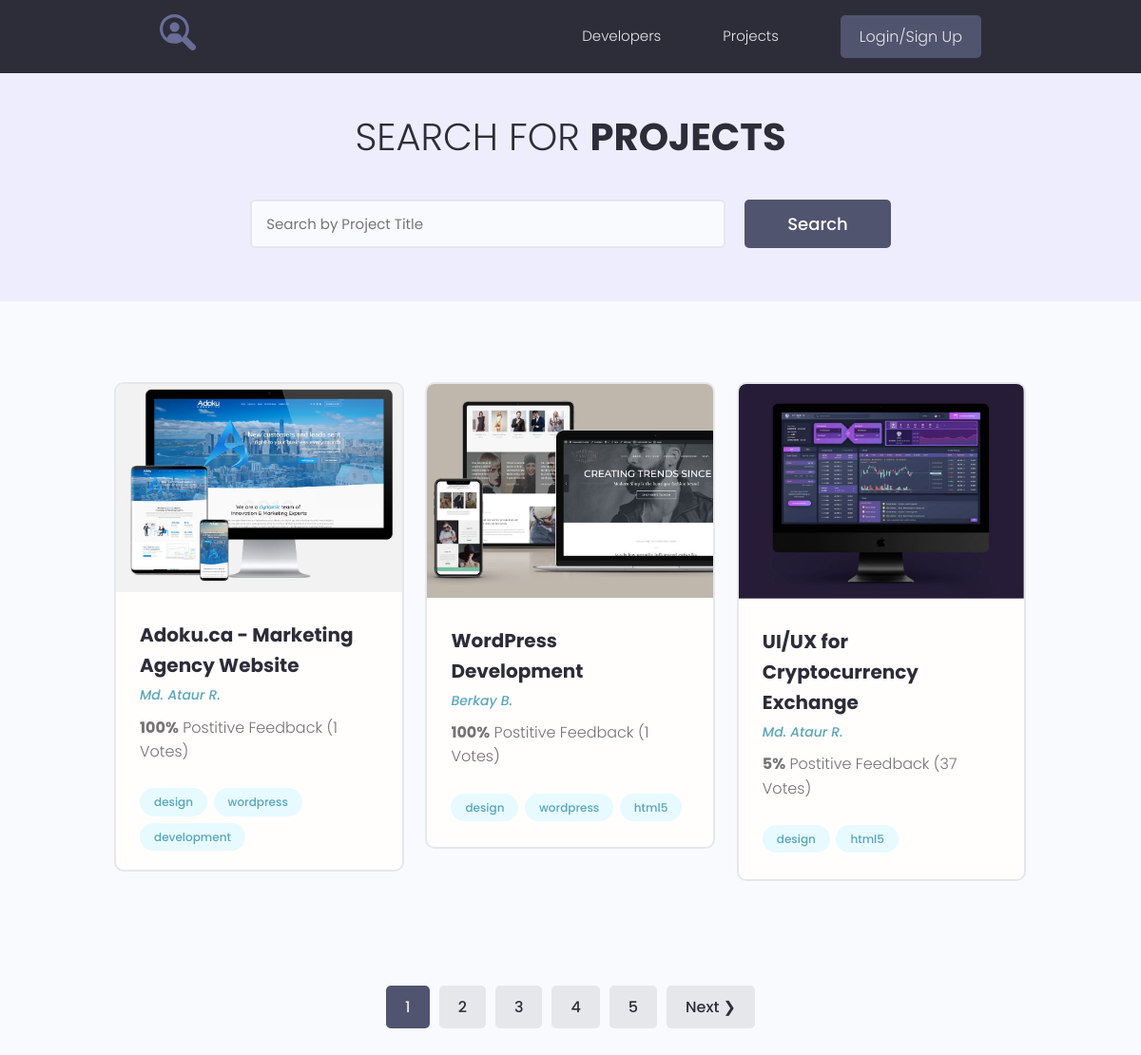
/projects/, run on the app's committed database.
### projects/models.py (models this page shows, shortened)
class Projects(models.Model):
    owner = models.ForeignKey(Profile, on_delete=models.SET_NULL, blank=True, null=True)
    title = models.CharField(max_length=200)
    description = models.TextField(blank=True)
    featured_image = models.ImageField(default="default.jpg", upload_to="projects/%Y/%m/%d")
    demo_link = models.CharField(max_length=200, blank=True)
    source_link = models.CharField(max_length=200, blank=True)
    tags = models.ManyToManyField('Tag', blank=True)
    vote_total = models.IntegerField(default=0, blank=True)
    vote_ratio = models.IntegerField(default=0, blank=True)
    created = models.DateTimeField(auto_now_add=True)
    class Meta:
        ordering = ['-vote_ratio', '-vote_total', 'title']   # proectlar teskari tartibda chiqadi, agar ulat teng bulsa title tartibida chiqadi

class Tag(models.Model):
    name = models.CharField(max_length=200)
    created = models.DateTimeField(auto_now_add=True)
    def __str__(self):
        return self.name

### users/models.py (models this page shows, shortened)
class Profile(models.Model):
    user = models.OneToOneField(User, on_delete=models.CASCADE, blank=True)
    name = models.CharField(max_length=200, blank=True)
    email = models.EmailField(max_length=200, blank=True)
    username = models.CharField(max_length=200, blank=True)
    short_intro = models.CharField(max_length=200, blank=True)
    bio = models.TextField(blank=True)
    profile_image = models.ImageField(upload_to="profiles/", default="profiles/user-default.png")
    social_github = models.CharField(max_length=200, blank=True)
    social_youtube = models.CharField(max_length=200, blank=True)
    social_website = models.CharField(max_length=200, blank=True)
    created = models.DateTimeField(auto_now_add=True)

### projects/views.py (the view)
# urls.py: path('projects/', include('projects.urls')),
def projects(request):
    pr, search_query = search_project(request)
    custom_range, pr = paginate_projects(request, pr, 3)
    context = {
        'projects': pr,
        'search_query': search_query,
        'custom_range': custom_range,
        }
    return render(request, 'projects/projects.html', context)

### projects/utils.py (called while the page is built)
def search_project(request):
    search_query = ''
    if request.GET.get('search_query'):
        search_query = request.GET.get('search_query')
    pr = Projects.objects.distinct().filter(
        Q(title__icontains=search_query) |
        Q(description__icontains=search_query) |
        Q(owner__name__icontains=search_query)
    )
    return pr, search_query

### projects/templates/projects/projects.html (shortened to what this page needs)
{% extends 'projects/base.html' %}
{% block content %}
  <main class="projects">
    <section class="hero-section text-center">
      <div class="container container--narrow">
        <div class="hero-section__box">
          <h2>Search for <span>Projects</span></h2>
        </div>
        <div class="hero-section__search">
          <form id="search" class="form" action="{% url 'projects' %}" method="get">
            <div class="form__field">
              <input class="input input--text" id="formInput#search" type="text" name="search_query"
                placeholder="Search by Project Title" value="{{ search_query }}"/>
            </div>
            <input class="btn btn--sub btn--lg" type="submit" value="Search" />
          </form>
        </div>
      </div>
    </section>
    <section class="projectsList">
      <div class="container">
        <div class="grid grid--three">
          {% for project in projects %}
            <div class="column">
            <div class="card project">
              <a href="{% url 'project' project.id %}" class="project">
                <img class="project__thumbnail" src="{{ project.featured_image.url }}" alt="project thumbnail" />
                <div class="card__body">
                  <h3 class="project__title">{{ project.title }}</h3>
                  <p><a class="project__author" href="{% url 'user_profile' project.owner.id %}">{{ project.owner.name }}</a></p>
                  <p class="project--rating">
                    <span style="font-weight: bold;">{{ project.vote_ratio }}%</span> Postitive
                    Feedback ({{ project.vote_total }} Votes)
                  </p>
                  <div class="project__tags">
                    {% for tag in project.tags.all %}
                      <span class="tag tag--pill tag--main">
                        <small>{{ tag }}</small>
                      </span>
                    {% endfor %}
                  </div>
                </div>
              </a>
            </div>
          </div>
          {% endfor %}
        </div>
      </div>
    </section>
  {% include 'projects/pagination.html' with queryset=projects %}
  </main>
{% endblock content %}

### projects/templates/projects/base.html (shortened to what this page needs)
<!DOCTYPE html>
{% load static %}
<html lang="en">
<head>
   <link rel="stylesheet" href="https://maxcdn.bootstrapcdn.com/font-awesome/4.5.0/css/font-awesome.min.css">
  <link rel="stylesheet" href="{% static 'uikit/styles/uikit.css' %}" />
  <link rel="stylesheet" href="{% static 'styles/app.css' %}" />
</head>
<body>
  {% include 'projects/navbar.html' %}
  {% block content %}
  {% endblock content %}
</body>
</html>

### projects/templates/projects/navbar.html (shortened to what this page needs)
{% load static %}
  <header class="header">
    <div class="container container--narrow">
      <a href="{% url 'profiles' %}" class="header__logo">
        <img src="{% static 'images/logo.svg' %}" alt="DevSearch Logo" />
      </a>
      <nav class="header__nav">
        <ul class="header__menu">
          <li class="header__menuItem"><a href="{% url 'profiles' %}">Developers</a></li>
          <li class="header__menuItem"><a href="{% url 'projects' %}">Projects</a></li>
          {% if request.user.is_authenticated %}
            <li class="header__menuItem"><a href="{% url 'inbox' %}">Inbox</a></li>
            <li class="header__menuItem"><a href="{% url 'account' %}">Account</a></li>
            <li class="header__menuItem"><a href="{% url 'create-project' %}">Add Project</a></li>
            <li class="header__menuItem"><a href="{% url 'logaut' %}" class="btn btn--sub">Logout</a></li>
          {% else %}
            <li class="header__menuItem"><a href="{% url 'login' %}" class="btn btn--sub">Login/Sign Up</a></li>
          {% endif %}
        </ul>
      </nav>
    </div>
  </header>

### projects/templates/projects/pagination.html (shortened to what this page needs)
{% if queryset.has_other_pages %}
    <div class="pagination">
      <ul class="container">
        {% for page in custom_range %}
          {% if page == queryset.number %}
            <li><a href="?page={{ page }}" class="btn btn--sub page-link" data-page="{{ page }}">{{ page }}</a></li>
          {% else %}
            <li><a href="?page={{ page }}" class="btn page-link" data-page="{{ page }}">{{ page }}</a></li>
          {% endif %}
       {% endfor %}
        {% if queryset.has_next %}
        <li><a href="?page={{ queryset.next_page_number }}" class="btn page-link" data-page="{{ queryset.next_page_number }}">Next &#10095;</a></li>
        {% endif %}
      </ul>
    </div>
{% endif %}

### projects/static/styles/app.css (style rules this page uses)
:root { --color-sub: #2d2d39; }
.btn--sub { background-color: var(--color-sub-light); }
.card { border: 2px solid var(--color-light); }
img { width: 100%; }
.header { position: sticky; z-index: 111; background-color: var(--color-sub); padding: 1.5rem 0; }
.header > .container { display: flex; justify-content: space-between; align-items: center; }
.header__logo > img { height: 3.8rem; }
.header__nav > ul { display: inline-flex; align-items: center; list-style: none; gap: 6.5rem; }
.header__menuItem > a { color: var(--color-light); font-weight: 300; }
.hero-section { height: 40vh; display: flex; align-items: center; background-color: var(--color-sub); }
.hero-section__box { margin-bottom: 4rem; }
.hero-section__box > h2, .hero-section__box > h2 > span { font-size: 4rem; color: var(--color-light); line-height: 1.3; text-transform: uppercase; }
.hero-section__box > h2 { font-weight: 300; }
.hero-section__box > h2 > span { font-weight: 700; }
.hero-section__search > .form { display: flex; align-items: center; justify-content: center; gap: 2rem; }
.hero-section__search > .form input.input--text { width: 50rem; }
.pagination { margin-top: 8rem; margin-bottom: 10rem; }
.pagination > ul { flex-wrap: wrap; list-style: none; display: flex; align-items: center; justify-content: center; gap: 1rem; }
.pagination .btn { color: var(--color-sub); }
.pagination .btn.btn--sub { color: var(--color-light); }
.project__author { font-size: 1.4rem; font-style: italic; }
.project--rating { margin-bottom: 1.6em; margin-top: .5em; }
.projects > .hero-section { background: var(--color-sub-lighter); height: 30vh; }
.projects .hero-section__box { margin-bottom: 2.5rem; }
.projects .hero-section__box > h2 { color: var(--color-sub); }
.projects .hero-section__box > h2 > span { font-weight: 700; color: var(--color-sub); }
.projectsList { margin-top: 8rem; }
.project__thumbnail { object-fit: cover; object-position: top center; width: 100%; }
.project__title { font-size: 2rem; font-weight: 700; color: var(--color-sub); }

### projects/static/uikit/styles/modules/_variables.css (style rules this page uses)
:root { --color-main: #5aa5b9; --color-main-light: #e6faff; --color-sub: #3f4156; --color-sub-light: #51546e; --color-sub-lighter: #ededfd; --color-text: #737373; --color-gray: #8b8b8b; --color-light: #e5e7eb; --color-light-gray: #767676; --color-bg: #f8fafd; --color-white: #fffefd; --color-white-light: #f3f3f3; --color-success: #359e64; --color-success-bg: #def8e8; --color-error: #fc4b0b; --color-error-bg: #fff2ee; --font-base: 'Poppins', arial, helvetica, 'Segoe UI', roboto, ubuntu, sans-serif; --font-monospace: 'Fira Code', 'Courier New', courier, monospace; --font-regular: 300; --font-medium: 500; --font-bold: 700; --generic-shadow: 1px 1px 5px #00000010; --generic-transition: all 0.3s ease-in-out; }

### projects/static/uikit/styles/modules/_base.css (style rules this page uses)
* { margin: 0; padding: 0; box-sizing: border-box; text-rendering: optimizeLegibility; color: inherit; font-size: inherit; }
html { font-size: 50%; }
@media only screen and (min-width: 480px) { html { font-size: 56.25%; } }
@media only screen and (min-width: 1200px) { html { font-size: 62.5%; } }
body { line-height: 1.6; font-weight: 400; font-size: 1.5rem; color: var(--color-text); background-color: var(--color-bg); min-height: 100vh; }

### projects/static/uikit/styles/modules/_typography.css (style rules this page uses)
* { font-family: var(--font-base); }
h2 { font-size: 3.6rem; font-weight: var(--font-bold); }
h3 { font-size: 3.2rem; font-weight: var(--font-medium); }
p, span, strong { font-size: 1.6rem; color: var(--color-text); font-weight: var(--font-regular); }
a { padding-bottom: 2px; text-decoration: none; display: inline-block; color: var(--color-main); font-weight: var(--font-medium); }

### projects/static/uikit/styles/modules/_utilities.css (style rules this page uses)
.container { width: 92%; max-width: 165rem; margin: 0 auto; box-sizing: border-box; }
.container--narrow { width: 92%; max-width: 120rem; }
@media screen and (min-width: 1000px) { .container { width: 90%; } }
@media screen and (min-width: 1000px) { .container--narrow { width: 85%; } }
@media screen and (min-width: 1200px) { .container { width: 80%; } }
@media screen and (min-width: 1200px) { .container--narrow { width: 72%; } }
.text-center { text-align: center; }

### projects/static/uikit/styles/modules/_card.css (style rules this page uses)
.card { border-radius: 1rem; background-color: var(--color-white); border: 1.5px solid var(--color-light); width: auto; height: auto; margin-top: 0.5rem; margin-bottom: 0.5rem; overflow: hidden; }
.card__body, .card__header { padding: 2rem 2.5rem; }

### data on the page
Projects: featured_image (picture), title "Adoku.ca - Marketing Agency Website", owner.name "Md. Ataur R.", vote_ratio "100", vote_total "1"
Tag: name "design"
Tag: name "wordpress"
Tag: name "development"
Projects: featured_image (picture), title "WordPress Development", owner.name "Berkay B.", vote_ratio "100", vote_total "1"
Tag: name "html5"
Projects: featured_image (picture), title "UI/UX for Cryptocurrency Exchange", owner.name "Md. Ataur R.", vote_ratio "5", vote_total "37"

### other printed values
{{ page }} "1"
{{ page }} "2" "3" "4" "5"
